Frame 1 (no input): blank canvas, image omitted
Frame 60 (no input): blank canvas, image omitted
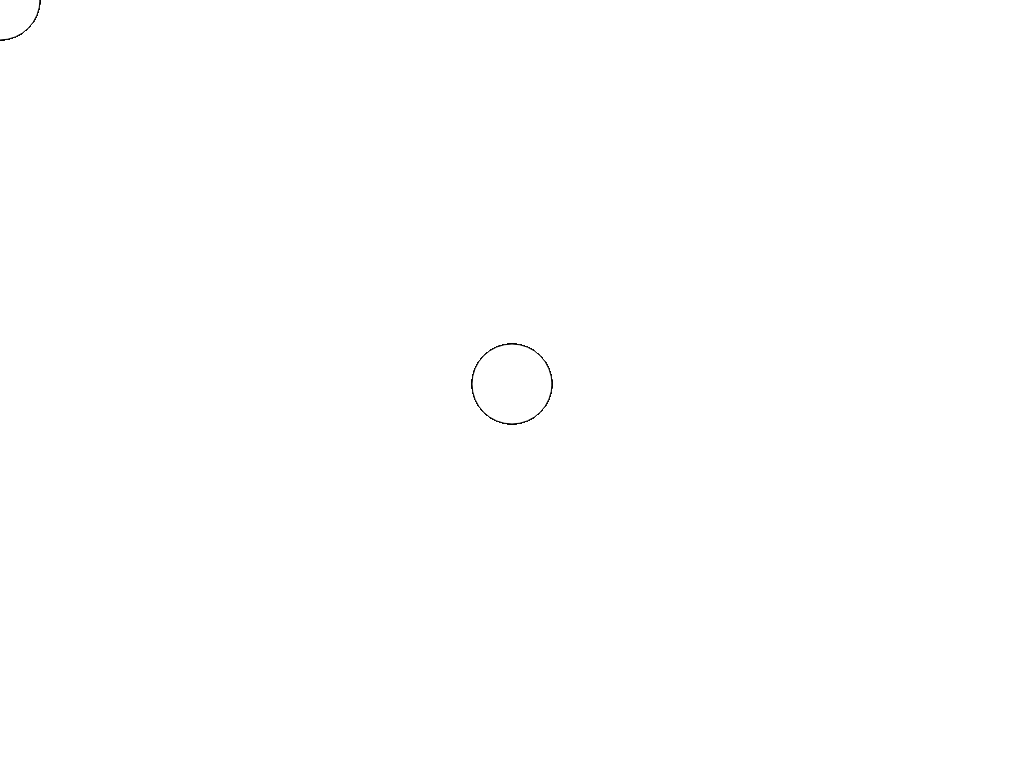
Frame 120 (the mouse pressed at the canvas centre since frame 60)

The p5.js sketch whose frames 1 and 60 were blank and that drew this single picture after the mouse press (run headless with seeded random() and noise() and a simulated clock; from frame 60 on, the mouse is pressed at the canvas centre):

// p5.js sketch
// ── sketch.js
function setup() {
  createCanvas(1024, 768);
}

function draw() {
  if (mouseIsPressed) {
    fill(255);
  } else {
    fill(255);
  }
  ellipse(mouseX, mouseY, 80, 80);
}
